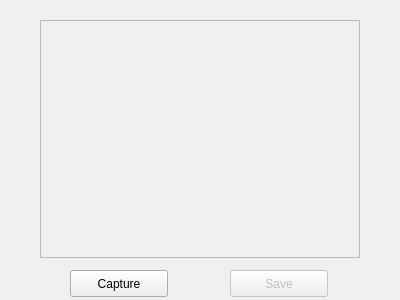
<?xml version="1.0" encoding="UTF-8"?>
<ui version="4.0">
 <class>Form</class>
 <widget class="QWidget" name="Form">
  <property name="geometry">
   <rect>
    <x>0</x>
    <y>0</y>
    <width>400</width>
    <height>300</height>
   </rect>
  </property>
  <property name="windowTitle">
   <string>Capture</string>
  </property>
  <widget class="QFrame" name="frame">
   <property name="geometry">
    <rect>
     <x>40</x>
     <y>20</y>
     <width>320</width>
     <height>238</height>
    </rect>
   </property>
   <property name="frameShape">
    <enum>QFrame::StyledPanel</enum>
   </property>
   <property name="frameShadow">
    <enum>QFrame::Raised</enum>
   </property>
  </widget>
  <widget class="QPushButton" name="captureButton">
   <property name="geometry">
    <rect>
     <x>70</x>
     <y>270</y>
     <width>98</width>
     <height>27</height>
    </rect>
   </property>
   <property name="text">
    <string>Capture</string>
   </property>
  </widget>
  <widget class="QPushButton" name="saveButton">
   <property name="enabled">
    <bool>false</bool>
   </property>
   <property name="geometry">
    <rect>
     <x>230</x>
     <y>270</y>
     <width>98</width>
     <height>27</height>
    </rect>
   </property>
   <property name="text">
    <string>Save</string>
   </property>
   <property name="checkable">
    <bool>false</bool>
   </property>
  </widget>
 </widget>
 <resources/>
 <connections/>
</ui>
